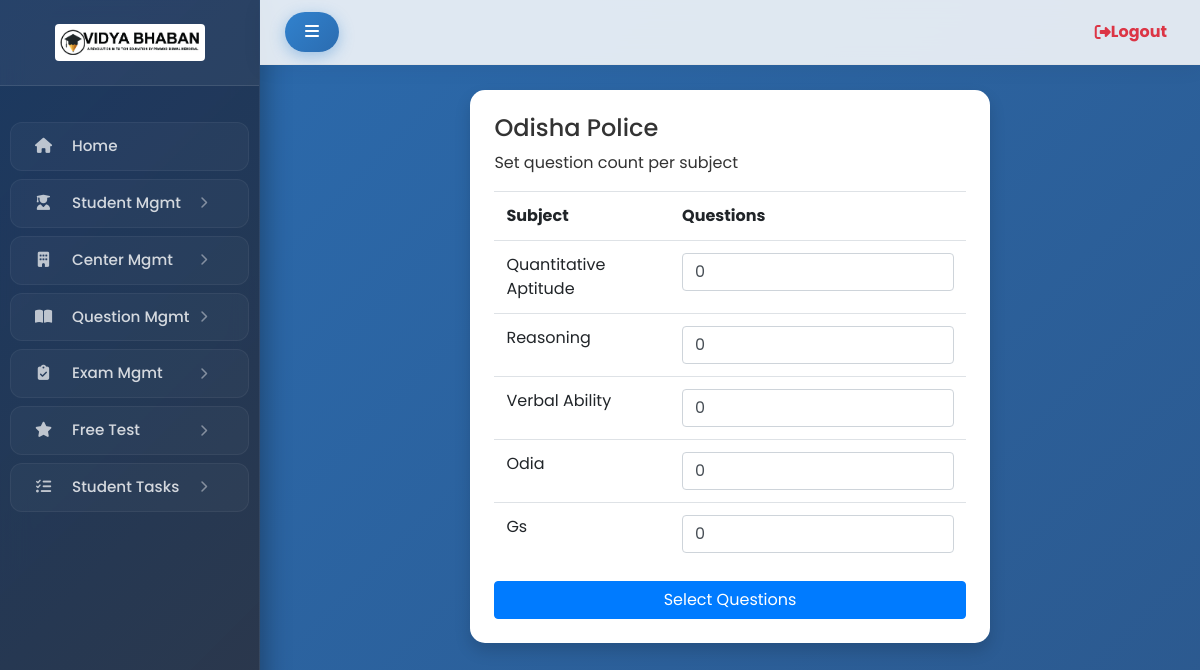
Screenshot of /panel/exam/3/targets/ (signed in) with the database file from the repository.
### app/models.py (models this page shows, shortened)
class Exam(models.Model):
    name = models.CharField(max_length=200)
    duration_minutes = models.PositiveIntegerField()
    marks_per_question = models.FloatField()
    negative_marking = models.FloatField(default=0)
    created_at = models.DateTimeField(auto_now_add=True)

class Subject(models.Model):
    name = models.CharField(max_length=100, unique=True)

### app/views.py (the view, shortened to what this page needs)
# urls.py: path('panel/exam/<int:exam_id>/targets/', views.set_targets, name='set_targets'),
@staff_member_required(login_url="/admin-login/")
def set_targets(request, exam_id):
    exam = get_object_or_404(Exam, id=exam_id)
    subjects = Subject.objects.all()
    return render(request, "admin/exam/set_targets.html", {
        "exam": exam,
        "subjects": subjects
    })

### templates/admin/exam/set_targets.html (shortened to what this page needs)
{% extends "admin/dashboard.html" %}
{% block content %}
<div class="card col-lg-7 mx-auto p-4 shadow">
<h4>{{ exam.name }}</h4>
<p>Set question count per subject</p>
<form method="post">
<table class="table">
<tr><th>Subject</th><th>Questions</th></tr>
{% for s in subjects %}
<tr>
<td>{{ s.name }}</td>
<td>
<input type="number"
       name="subject_{{ s.id }}"
       min="0"
       value="0"
       class="form-control">
</td>
</tr>
{% endfor %}
</table>
<button class="btn btn-primary w-100">Select Questions</button>
</form>
</div>
{% endblock %}

### templates/admin/dashboard.html (style rules this page uses)
body { font-family: 'Poppins', sans-serif; background: linear-gradient(-45deg, #1a365d, #2d3748, #2c5282, #2b6cb0); background-size: 400% 400%; animation: gradientBG 18s ease infinite; overflow-x: hidden; color: #333; }
.card { border: none; border-radius: 15px; background: #fff; box-shadow: 0 10px 30px rgba(0,0,0,0.05); transition: all 0.4s cubic-bezier(0.175, 0.885, 0.32, 1.275); margin-bottom: 25px; overflow: hidden; position: relative; }

### rows the page displays
Exam: name "Odisha Police"
Subject: name "Quantitative Aptitude"
Subject: name "Reasoning"
Subject: name "Verbal Ability"
Subject: name "Odia"
Subject: name "Gs"
